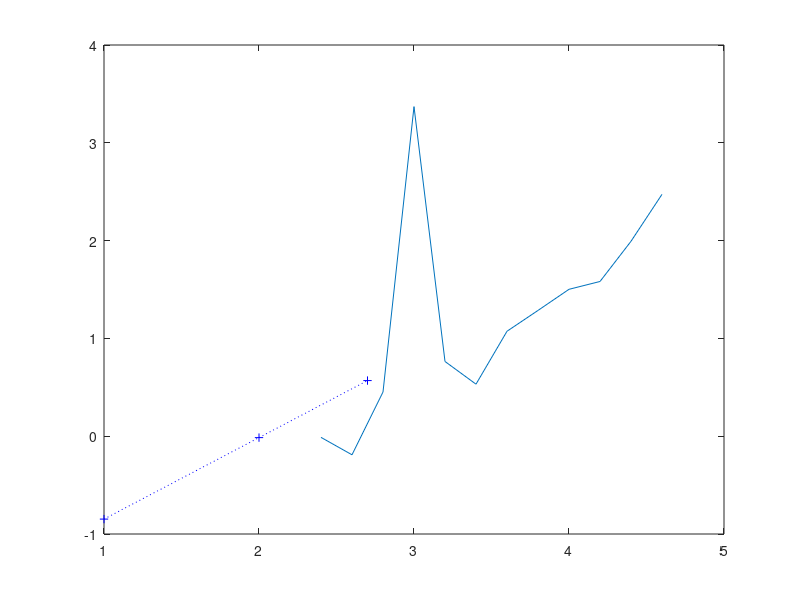

Recreate this plot in MATLAB.
fid1=fopen('res_mincua.txt ','w');
X=[2.4 2.6 2.8 3.0 3.2 3.4 3.6 3.8 4.0 4.2 4.4 4.6];
Y=[-0.012 -0.19 0.452 3.37 0.764 0.532 1.073 1.286 1.502 1.582 1.993 2.473];
x=[1.0 2.0 2.7];
plot(X,Y);
hold on
XB=mean(X);
YB=mean(Y);
SX=sum(X);
SX2=sum(X.^2);
SXY=sum(X.*Y);
M=((YB*SX)-SXY)/(XB*SX-SX2);
b=YB-XB*M;
Z=M.*x+b;
plot(x,Z,'b:+');
fprintf(fid1, '%9.3f,%9.3f,%9.3f,%9.3f,%9.3f\n',XB,YB,SX,SX2,SXY);
fprintf(fid1, '%9.3f,%9.3f,%9.3f,%9.3f,%9.3f\n',M,b,Z(1),Z(2),Z(3));
fclose(fid1);
